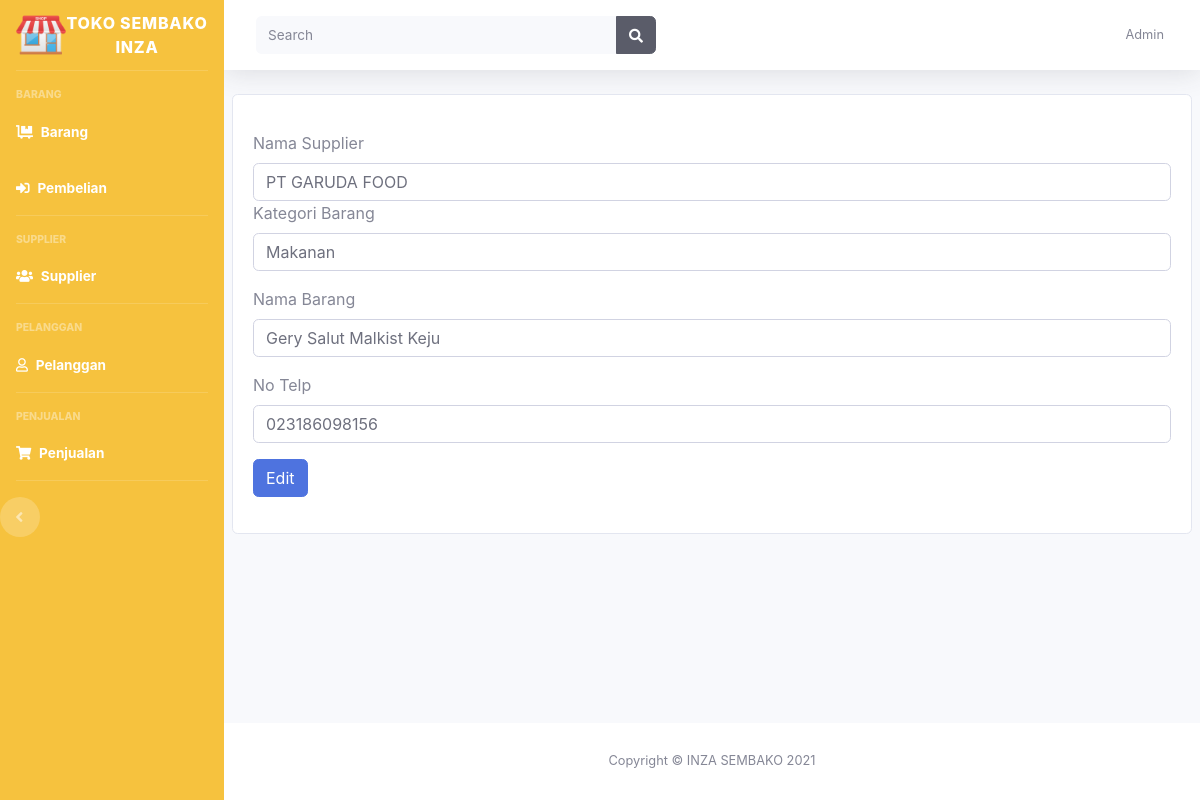
The app's page /supplier/edit/1 with its own data.
### tables this page shows
CREATE TABLE `supplier` (
  `supplier_id` int(11) NOT NULL,
  `nama_supplier` text NOT NULL,
  `kategori` text NOT NULL,
  `nama_barang` text NOT NULL,
  `no_tlp` text NOT NULL
);

### application/controllers/supplier.php (called while the page is built, shortened)
<?php
class Supplier extends CI_Controller
{
    public function __construct()
    {
        $this->load->model('SupplierModel', 'bm');
    }
    public function edit($supplier_id)
    {
        $data['title'] = "Edit supplier";
        $data['supplier'] = $this->db->get_where('supplier', ['supplier_id' => $supplier_id])->row_array();
        $this->load->view('templates/header', $data);
        $this->load->view('supplier/edit', $data);
        $this->load->view('templates/footer');
    }
}

### index.php (called while the page is built, shortened)
<?php
require_once BASEPATH.'core/CodeIgniter.php';

### application/views/supplier/edit.php (the view, shortened to what this page needs)
<!DOCTYPE html>
<html lang="en">
<head>
    <link href="<?= base_url('assets/utama/') ?>vendor/fontawesome-free/css/all.min.css" rel="stylesheet" type="text/css">
    <link href="<?= base_url('assets/utama/') ?>css/sb-admin-2.min.css" rel="stylesheet">
</head>
<body id="page-top">
    <div id="wrapper">
        <ul class="navbar-nav bg-warning sidebar sidebar-dark accordion" id="accordionSidebar">
            <a class="sidebar-brand d-flex align-items-center justify-content-center" href="index.html">
                <div class="sidebar-brand-icon rotate-n-0">
                    <img src="<?= base_url(); ?>assets/img/toko.png" height="50" width="50">
                </div>
                <div class="sidebar-brand-text mx-0">TOKO SEMBAKO INZA</div>
            </a>
            <div class="m-t-5">
                <hr class="sidebar-divider">
                <div class="sidebar-heading">
                    BARANG
                </div>
                <li class="nav-item active">
                    <a class="nav-link" href="<?= base_url('barang/') ?>">
                        <i class="fas fa-dolly-flatbed"></i>
                        <span>Barang</span></a>
                <li class="nav-item active">
                    <a class="nav-link" href="<?= base_url('pembelian/') ?>">
                        <i class="fas fa-sign-in-alt"></i>
                        <span>Pembelian</span></a>
                    <hr class="sidebar-divider">
                    <div class="sidebar-heading">
                        SUPPLIER
                    </div>
                <li class="nav-item active">
                    <a class="nav-link" href="<?= base_url(); ?>supplier/">
                        <i class="fas fa-users"></i>
                        <span>Supplier</span></a>
                </li>
                <hr class="sidebar-divider">
                <div class="sidebar-heading">
                    PELANGGAN
                </div>
                </li>
                <li class="nav-item active">
                    <a class="nav-link" href="<?= base_url(); ?>pelanggan/">
                        <i class="far fa-user"></i>
                        <span>Pelanggan</span></a>
                </li>
                <hr class="sidebar-divider">
                <div class="sidebar-heading">
                    PENJUALAN
                </div>
                <li class="nav-item active">
                    <a class="nav-link" href="<?= base_url(); ?>penjualan/">
                        <i class="fas fa-shopping-cart"></i>
                        <span>Penjualan</span></a>
                </li>
                <hr class="sidebar-divider d-none d-md-block">
                <div class="text-center d-none d-md-inline">
                    <button class="rounded-circle border-0" id="sidebarToggle"></button>
                </div>
        </ul>
        <div id="content-wrapper" class="d-flex flex-column">
            <div id="content">
                <nav class="navbar navbar-expand navbar-light bg-white topbar mb-4 static-top shadow">
                    <form class="d-none d-sm-inline-block form-inline mr-auto ml-md-3 my-md-0 mw-100 navbar-search">
                        <div class="input-group">
                            <input type="text" class="form-control bg-light border-0 small" placeholder="Search" aria-label="Search">
                            <div class="input-group-append">
                                <button class="btn btn-dark" type="button">
                                    <i class="fas fa-search fa-sm"></i>
                                </button>
                            </div>
                        </div>
                    </form>
                    <ul class="navbar-nav ml-auto">
                        <li class="nav-item dropdown no-arrow">
                            <a class="nav-link dropdown-toggle" href="#" id="userDropdown" role="button" data-toggle="dropdown" aria-haspopup="true" aria-expanded="false">
                                <span class="mr-2 d-none d-lg-inline text-gray-600 small">Admin</span>
                            </a>
                        </li>
                    </ul>
                </nav>
                <!DOCTYPE html>
                <html lang="en">
                <div class="card" style="width: 60rem; padding: 20px 20px 20px 20px; margin:auto;">
                    <div class="mt-3">
                        <form action="<?= base_url('supplier/editsupplier') ?>" method="POST">
                            <label for="exampleFormControlInput1" class="form-label">Nama Supplier</label>
                            <input type="text" name="nama_supplier" class="form-control" id="exampleFormControlInput1" placeholder="nama supplier" value="<?= $supplier['nama_supplier'] ?>">
                    </div>
                    <div class="mb-3">
                        <label for="exampleFormControlInput1" class="form-label">Kategori Barang</label>
                        <input type="text" name="kategori" class="form-control" id="exampleFormControlInput1" placeholder="kategori" value="<?= $supplier['kategori'] ?>">
                    </div>
                    <div class="mb-3">
                        <label for="exampleFormControlInput1" class="form-label">Nama Barang</label>
                        <input type="text" name="nama_barang" class="form-control" id="exampleFormControlInput1" placeholder="kategori" value="<?= $supplier['nama_barang'] ?>">
                    </div>
                    <div class="mb-3">
                        <label for="exampleFormControlInput1" class="form-label">No Telp</label>
                        <input type="text" name="no_tlp" class="form-control" id="exampleFormControlInput1" placeholder="no tlp" value="<?= $supplier['no_tlp'] ?>">
                    </div>
                    <div class="mb-3">
                        <button type="submit" class="btn btn-primary">Edit</button>
                    </div>
                </div>
            </div>

### records on screen
supplier: nama_supplier "PT GARUDA FOOD", kategori "Makanan", nama_barang "Gery Salut Malkist Keju", no_tlp "023186098156"
